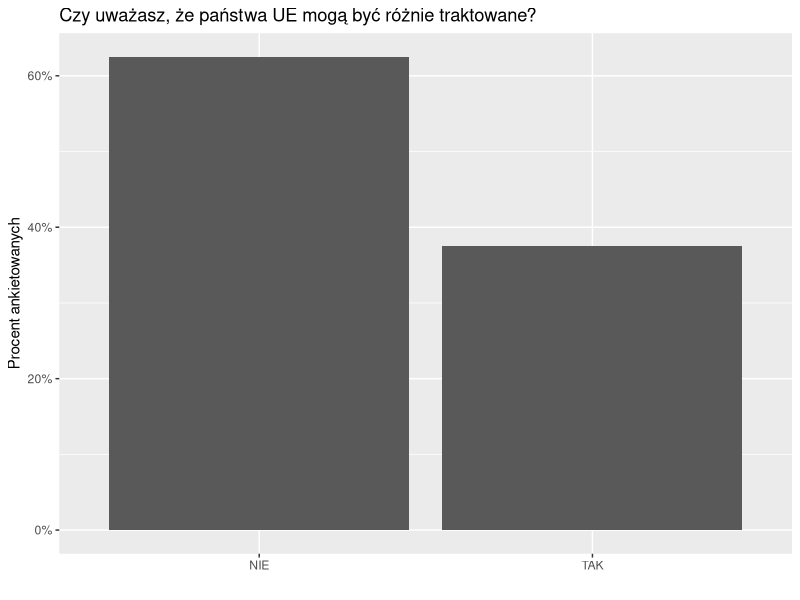

This chart was generated by the following R code:
## ---- chunk 1
knitr::opts_chunk$set(echo = TRUE)
library(ggplot2)
## ---- chunk 2
Dane <- c(0.375, 0.625)
Kol <- c("TAK", "NIE")

df <- data.frame(Dane, Kol)
ggplot(df, 
       mapping = aes(x = Kol, y = Dane))+
  geom_col() + 
  labs(title = "Czy uważasz, że państwa UE mogą być różnie traktowane?",
       x = " ", y = "Procent ankietowanych") +
  scale_y_continuous(labels = scales::percent)
